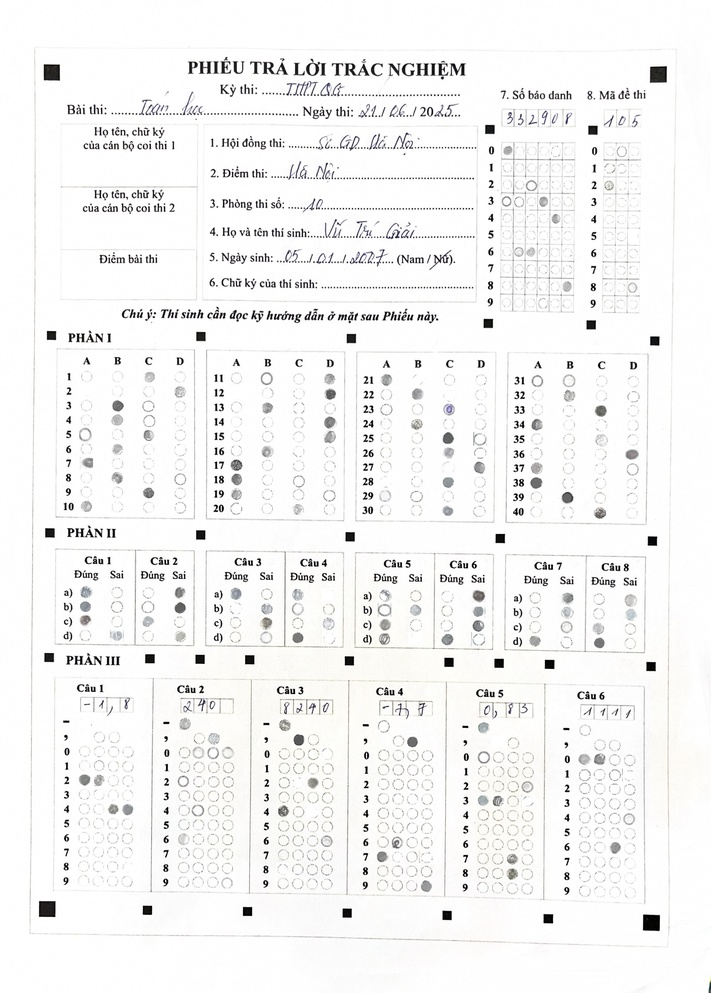
#> input picture IMG_1581_iter_0.jpg, 711 x 993 px, shrunk from 2255 x 3151 before the run
$ python -i image_processing.py   (imports and definitions only)
#> lines starting #> are read from the running program, lines starting #| are printed output that depends on the picture; after the words box and inside, x2 and y2 are one past the last pixel; in counts of white or black regions, pixels touching at a corner belong together
import cv2

def getNails(image_path):
    """
    Detects black squares in a given image and saves the output to a file.

    This function takes an image path, an output image path, and an output text path as input.
    It reads the image, processes it to find the centers of black squares, and saves the results
    in both an annotated image and a text file in YOLOv8 format.

    The coordinates of each detected square's center are also written beside the corresponding box
    in the annotated image.

    :param image_path: Path to the input image
    :param output_image_path: Path to the annotated output image
    :param output_txt_path: Path to the output text file
    :return: List of centers of the black squares in YOLOv8 format
    """
#> called with image_path = '../IMG_1581_iter_0.jpg'
    image = cv2.imread(image_path)
#> image is the input picture: shape (993, 711, 3); mean B, G, R 243.7, 244.1, 244.2
    gray = cv2.cvtColor(image, cv2.COLOR_BGR2GRAY)
    gray = cv2.GaussianBlur(gray, (5, 5), 0)

    # Threshold the grayscale image
    _, thresh = cv2.threshold(gray, 128, 255, cv2.THRESH_BINARY_INV)
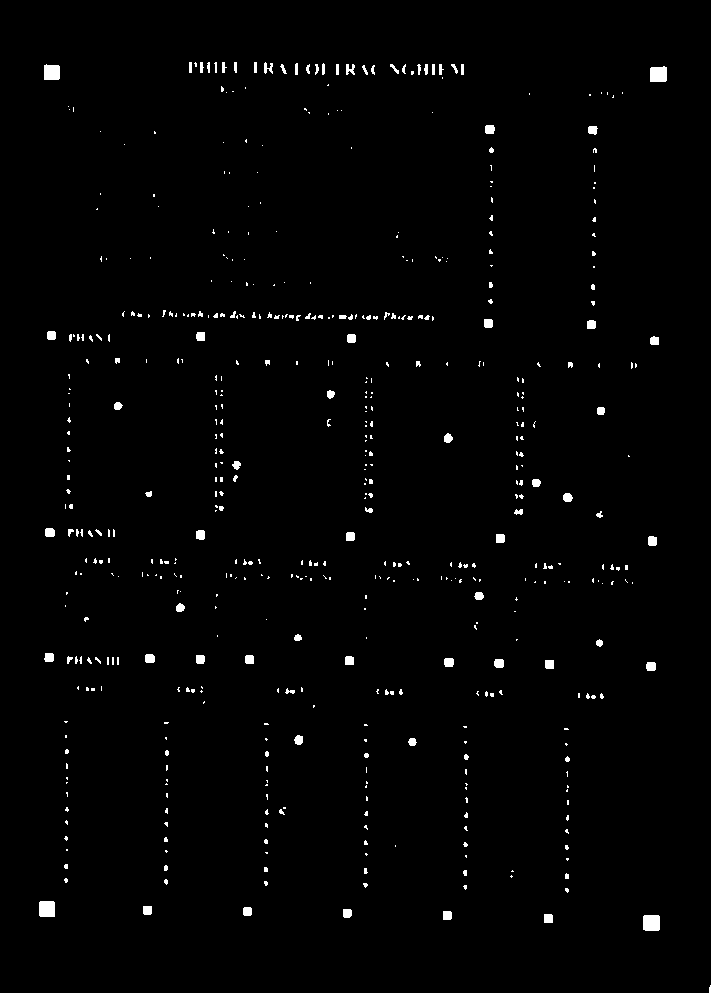
#> thresh: shape (993, 711); 1.3% white; 541 white regions (439 under 20 px)

    # Find contours in the thresholded image
    contours, _ = cv2.findContours(thresh, cv2.RETR_EXTERNAL, cv2.CHAIN_APPROX_SIMPLE)
#> contours = 541 contours, 479 with area under 20; largest, box (x1, y1, x2, y2) and area: (643, 915, 660, 931) 237, (650, 66, 667, 82) 225, (39, 901, 55, 917) 224, (44, 64, 60, 80) 210, (145, 654, 155, 663) 68

    centers = []
    image_height, image_width = image.shape[:2]
#> image_height = 993; image_width = 711

    for contour in contours:
        # Approximate the contour to a polygon
        epsilon = 0.03 * cv2.arcLength(contour, True)
        approx = cv2.approxPolyDP(contour, epsilon, True)

        # Check if the polygon is a quadrilateral
        if len(approx) == 4:
            x, y, w, h = cv2.boundingRect(approx)
            aspect_ratio = w / float(h)

            # Ensure it's a square and of a reasonable size
            if 0.7 < aspect_ratio < 1.25 and w > 12 and h > 12:
                roi = thresh[y:y+h, x:x+w]
                black_pixels = cv2.countNonZero(roi)
                total_pixels = w * h
                fill_ratio = black_pixels / total_pixels

                # Check if the square is mostly filled
                if fill_ratio > 0.9:
                    M = cv2.moments(contour)
                    if M["m00"] != 0:
                        center_x = int(M["m10"] / M["m00"])
                        center_y = int(M["m01"] / M["m00"])

                        # Convert to YOLOv8 format
                        yolov8_x = center_x / image_width
                        yolov8_y = center_y / image_height

                        centers.append((yolov8_x, yolov8_y))

                        # Annotate the image
                        cv2.circle(image, (center_x, center_y), 5, (0, 0, 255), -1)
                        cv2.rectangle(image, (x, y), (x + w, y + h), (0, 255, 0), 2)

                        # Write coordinates beside the black box (Black text color)
                        coordinate_text = f"({yolov8_x:.4f}, {yolov8_y:.4f})"
                        cv2.putText(image, coordinate_text, (center_x + 10, center_y - 10),
                                    cv2.FONT_HERSHEY_SIMPLEX, 0.5, (0, 0, 0), 1, cv2.LINE_AA)
#> this loop made 541 passes
#> (epsilon, approx, x, y, w, h, aspect_ratio, black_pixels) on passes 2, 8: (1.79, [[644, 915], [643, 929], [658, 930], [659, 916]], 643, 915, 17, 16, 1.06, 267), (1.75, [[40, 901], [39, 915], [54, 916], [54, 902]], 39, 901, 16, 16, 1, 253)
#> (contour, epsilon, approx, x, y, w, h, aspect_ratio) on pass 60: ([[266, 784], [265, 785], [267, 785], [267, 784]], 0.162, [[267, 784], [266, 784], [265, 785], [267, 785]], 265, 784, 3, 2, 1.5)
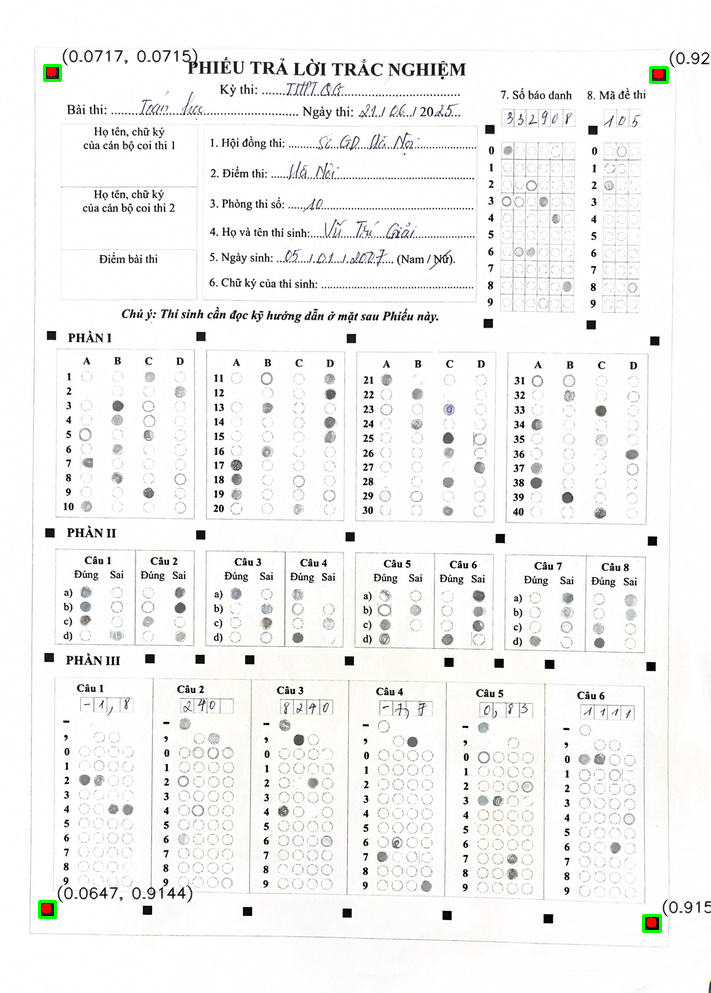
#> image: shape (993, 711, 3); 0.49% of pixels changed, all inside (x1, y1, x2, y2) = (38, 48, 711, 933)
#> after the loop, centers = [(0.916, 0.928), (0.0647, 0.914), (0.925, 0.0735), (0.0717, 0.0715)]

    # [10 lines of commented-out code are left out]
    return centers

>>> result = getNails('../IMG_1581_iter_0.jpg')
#> result has the same summary as centers in getNails

$ run again, on IMG_3960_iter_0.jpg
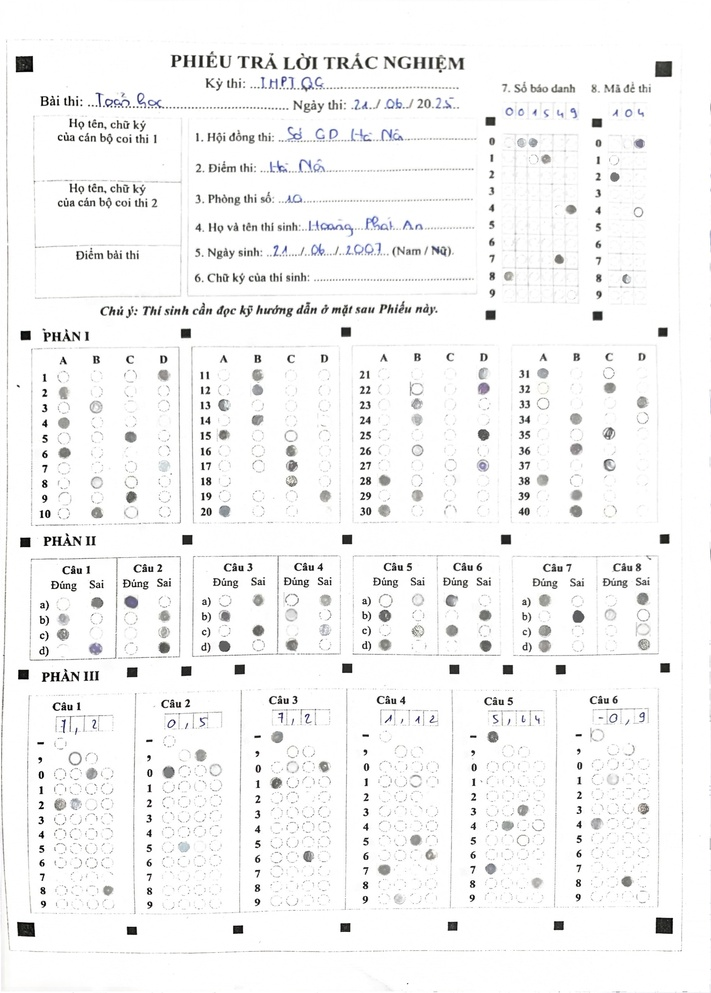
#> input picture IMG_3960_iter_0.jpg, 711 x 993 px, shrunk from 2255 x 3151 before the run
#> in getNails, image is the input picture: shape (993, 711, 3); mean B, G, R 245.4, 245.4, 245.3
#> in getNails, `_, thresh = cv2.threshold(gray, 128, 255, cv2.THRESH_BINARY_INV)`:
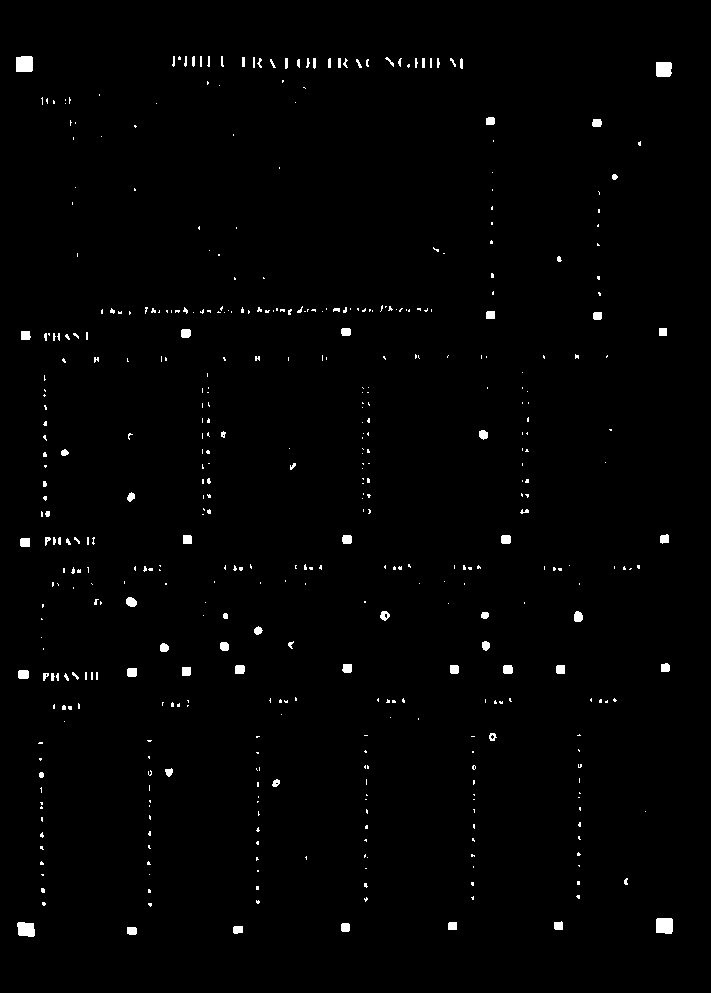
#> thresh: shape (993, 711); 1.1% white; 469 white regions (375 under 20 px)
#> contours = 469 contours, 421 with area under 20; largest, box (x1, y1, x2, y2) and area: (16, 56, 33, 72) 234, (656, 918, 673, 934) 229, (656, 62, 672, 77) 203, (17, 922, 35, 937) 202, (18, 670, 29, 679) 78
#> the loop in getNails, `for contour in contours:` made 469 passes
#> (epsilon, approx, x, y, w, h, aspect_ratio, black_pixels) on pass 7: (1.79, [[657, 918], [656, 932], [671, 933], [672, 919]], 656, 918, 17, 16, 1.06, 259)
#> after the loop in getNails, `for contour in contours:`:
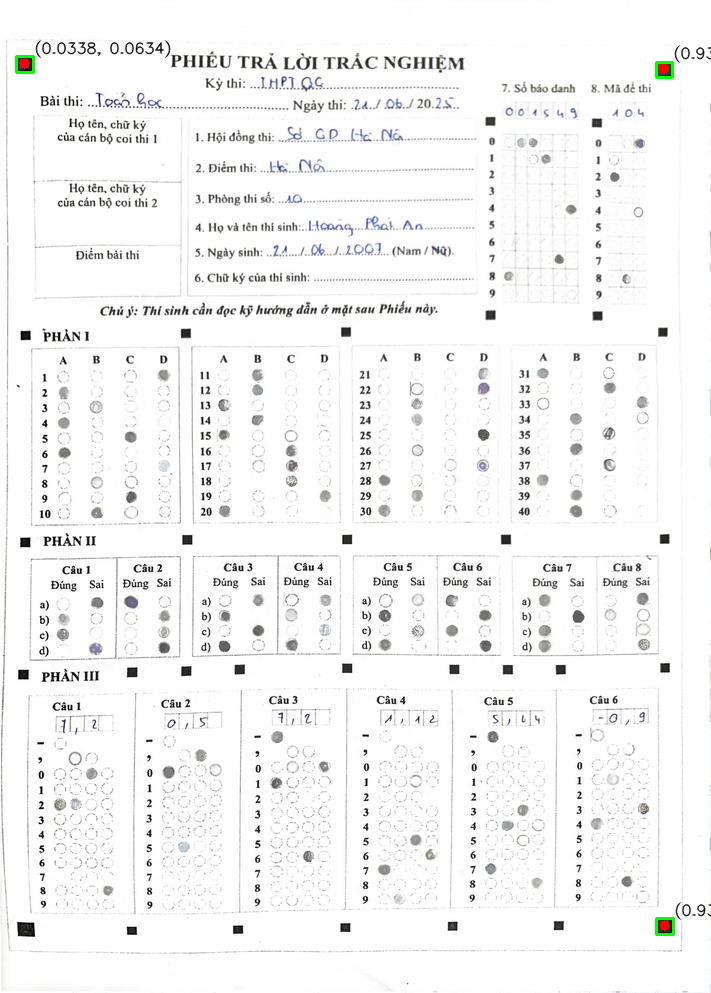
#> image: shape (993, 711, 3); 0.33% of pixels changed, all inside (x1, y1, x2, y2) = (15, 40, 711, 936)
#> after the loop in getNails, `for contour in contours:`: centers = [(0.934, 0.932), (0.932, 0.0685), (0.0338, 0.0634)]
#> result has the same summary as centers in getNails
